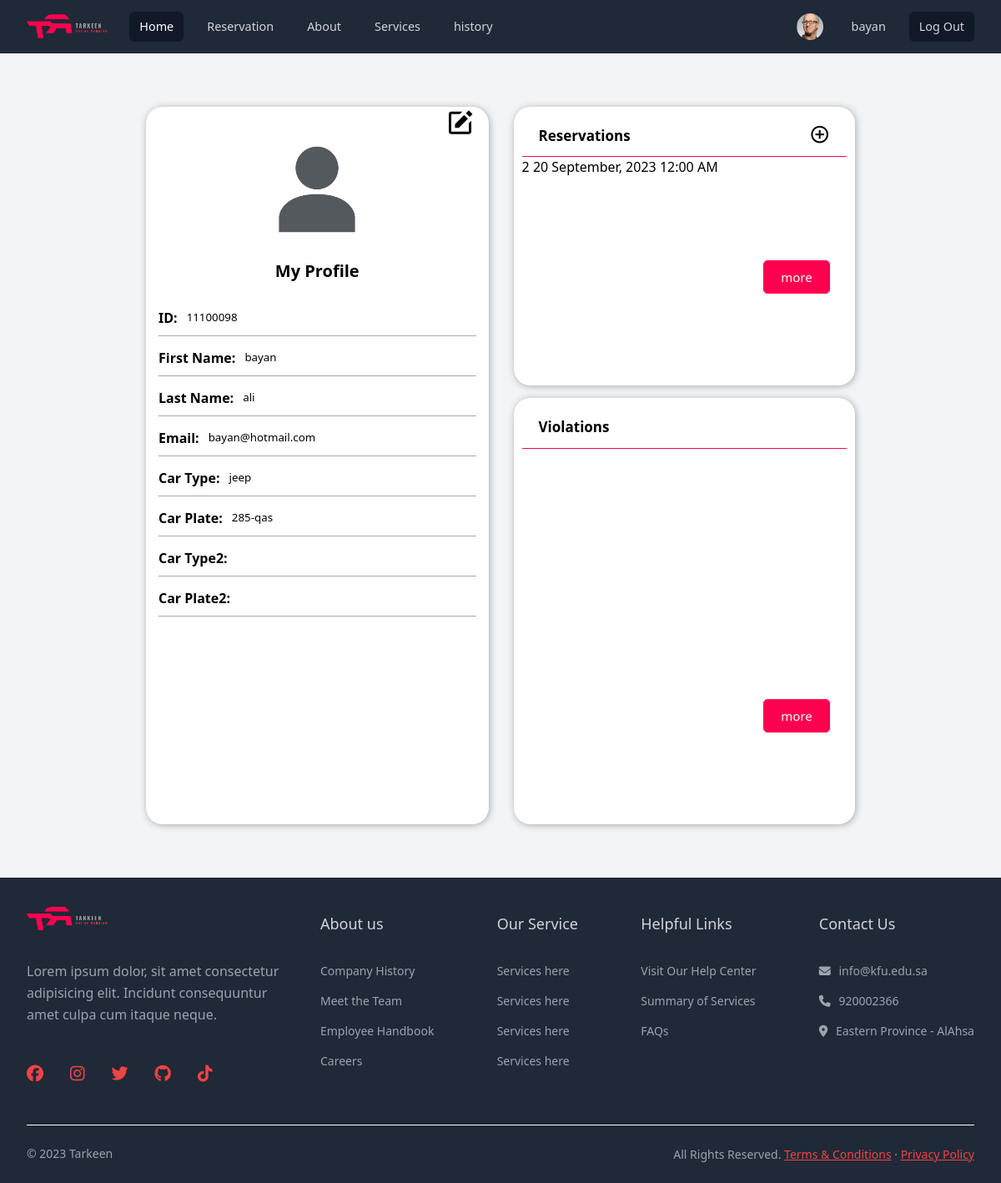
The app's page /home.php (signed in), older data.
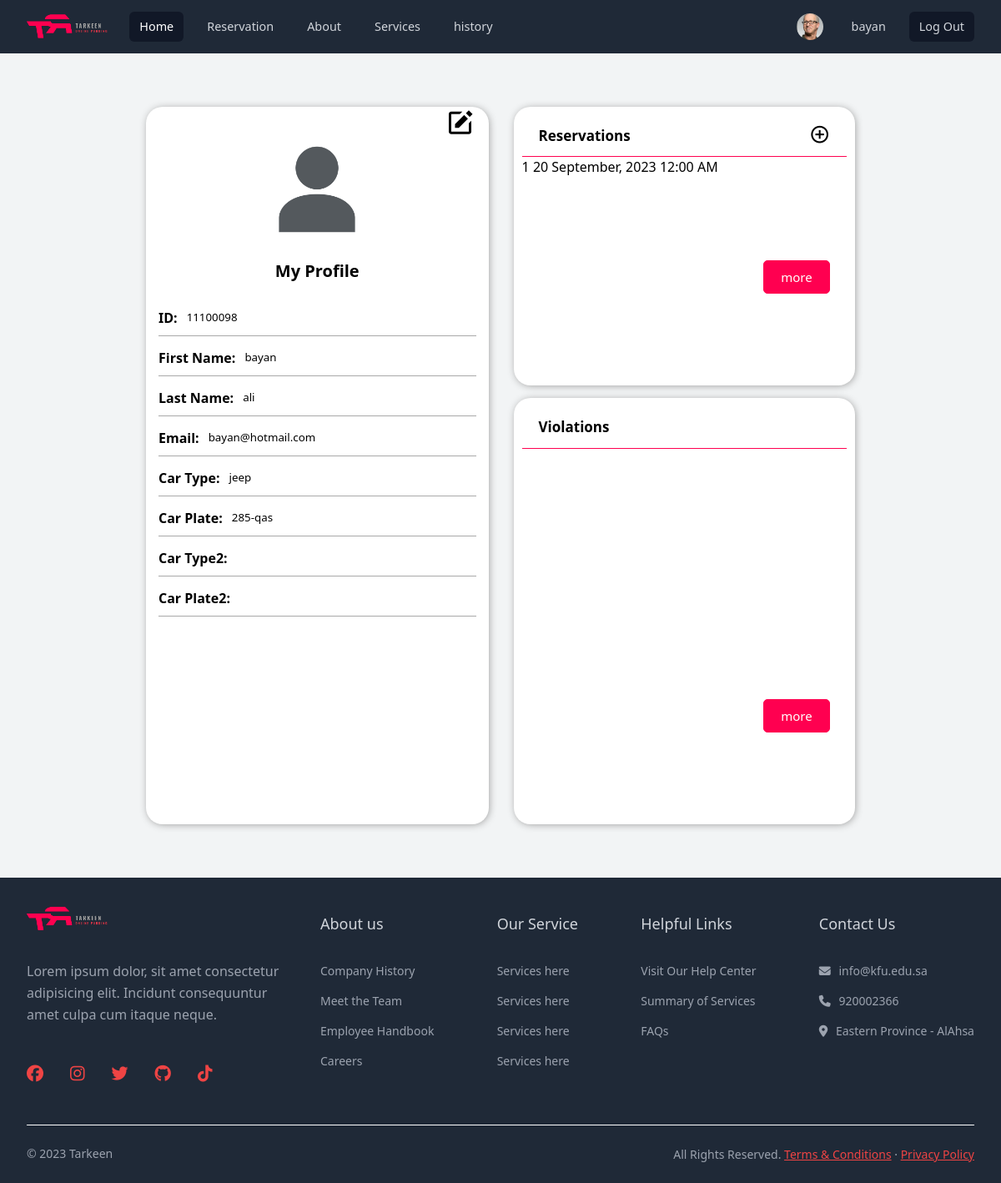
The same page, newer data.
### tables this page shows
CREATE TABLE Users
(
    user_id            int(128) NOT NULL,
    first_name         varchar(50)  NOT NULL,
    last_name          varchar(50)  NOT NULL,
    `password`         varchar(250) NOT NULL,
    email              varchar(250) NOT NULL,
    user_type_id       int (128) NOT NULL,
    reset_token        varchar(50),
    reset_token_expiry datetime,
    PRIMARY KEY
        (user_id),
    FOREIGN KEY
        (user_type_id) REFERENCES UserTypes
        (user_type_id)
);

CREATE TABLE Cars
(
    car_id    int(128) NOT NULL
        AUTO_INCREMENT,
    car_type  varchar(15) NOT NULL,
    car_plate varchar(15) NOT NULL,
    owner_id  int (128) NOT NULL,
    PRIMARY KEY
        (car_id),
    FOREIGN KEY
        (owner_id) REFERENCES Users
        (user_id),
    UNIQUE KEY `unique_car`
        (car_type, car_plate)
);

CREATE TABLE Reservation
(
    reservation_id       int(128) NOT NULL
        AUTO_INCREMENT,
    reservation_datetime datetime NOT NULL,
    extensions_count     int (10) DEFAULT 0,
    enter_datetime       datetime (6),
    exit_datetime        datetime (6),
    parking_id           int (128) NOT NULL,
    car_id               int (128) NOT NULL,
    reserver_id          int (128) NOT NULL,
    PRIMARY KEY
        (reservation_id),
    FOREIGN KEY
        (parking_id) REFERENCES ParkingSpots
        (parking_id),
    FOREIGN KEY
        (car_id) REFERENCES Cars
        (car_id),
    FOREIGN KEY
        (reserver_id) REFERENCES Users
        (user_id)
);

CREATE TABLE ParkingSpots
(
    parking_id     int(128) NOT NULL
        AUTO_INCREMENT,
    zone_number    varchar(10) NOT NULL,
    floor_number   int (10) NOT NULL,
    parking_number int (10) NOT NULL,
    PRIMARY KEY
        (parking_id)
);

### snippets/get_user.php (called while the page is built, shortened)
<?php
if (isset($_SESSION['user_id'])) {
    $user_id = $_SESSION['user_id'];
    $query = "SELECT * FROM users WHERE user_id = ?";
    $stmt = $connection->prepare($query);
    $stmt->bind_param("i", $user_id);
    $stmt->execute();
    $result = $stmt->get_result();
    $user = $result->fetch_assoc();
    $queryCars = "SELECT car_id, car_type, car_plate FROM cars WHERE owner_id = ?";
    $stmtCars = $connection->prepare($queryCars);
    $stmtCars->bind_param("i", $user_id);
    $stmtCars->execute();
    $resultCars = $stmtCars->get_result();
    $cars = array();
    while ($row = $resultCars->fetch_assoc()) {
        $cars[] = $row;
    }
    $user['cars'] = $cars;
    $reservationQuery = "SELECT reservation.reservation_id, reservation.reservation_datetime, reservation.extensions_count, parkingspots.parking_number
                        FROM `reservation`
                        JOIN `parkingspots` ON parkingspots.parking_id = reservation.parking_id
                        WHERE reservation.reserver_id = ?
                        ORDER BY reservation.reservation_datetime DESC";
    $stmtReservations = $connection->prepare($reservationQuery);
    $stmtReservations->bind_param("i", $user_id);
    $stmtReservations->execute();
    $resultReservations = $stmtReservations->get_result();
    $reservations = array();
    while ($row = $resultReservations->fetch_assoc()) {
        $reservations[] = $row;
    }
    $user['reservations'] = $reservations;
    $violations = array();
    $user['violations'] = $violations;
}

### snippets/base.php (called while the page is built, shortened)
<?php
include "database_connection.php";
include "get_user.php";

### home.php (the view, shortened to what the rows shown need)
<?php include "snippets/base.php" ?>
<!DOCTYPE html>
<html lang="en">
<head>
    <?php include "snippets/layout/head.php" ?>
    <link rel="stylesheet" href="/assets/css/profilestyle.css">
</head>
<body class="body">
<?php include "snippets/layout/header.php" ?>
<main>
    <div class="container-profile">
        <div class="left">
            <form action="" method="POST" id="user-form">
                <div class="fields">
                    <label for="">
                        <span>ID:</span>
                        <input type="text" name="user_id" value="<?= $user['user_id'] ?>" readonly>
                    </label>
                    <label for="">
                        <span>First Name:</span>
                        <input class="editable" type="text" name="first_name" value="<?= $user['first_name'] ?>"
                               readonly>
                    </label>
                    <label for="">
                        <span>Last Name:</span>
                        <input class="editable" type="text" name="last_name" value="<?= $user['last_name'] ?>" readonly>
                    </label>
                    <label for="">
                        <span>Email:</span>
                        <input class="editable" type="email" name="email" value="<?= $user['email'] ?>" readonly>
                    </label>
                    <?php if ($user["user_type_id"] == "1" || $user["user_type_id"] == "2"): ?>
                        <label for="">
                            <span>Car Type:</span>
                            <input class="editable" type="text" name="car_type1"
                                   value="<?= $user["cars"][0]['car_type'] ?? '' ?>" readonly>
                        </label>
                        <label for="">
                            <span>Car Plate:</span>
                            <input class="editable" type="text" name="car_plate1"
                                   value="<?= $user["cars"][0]['car_plate'] ?? '' ?>" readonly>
                        </label>
                        <label for="">
                            <span>Car Type2:</span>
                            <input class="editable" type="text" name="car_type2"
                                   value="<?= $user['cars'][1]['car_type'] ?? '' ?>"
                                   readonly>
                        </label>
                        <label for="">
                            <span>Car Plate2:</span>
                            <input class="editable" type="text" name="car_plate2"
                                   value="<?= $user['cars'][1]['car_plate'] ?? '' ?>"
                                   readonly>
                        </label>
                    <?php endif; ?>
                </div>
            </form>
        </div>
        <div class="right">
            <?php if ($user["user_type_id"] == "1" || $user["user_type_id"] == "2"): ?>
                <div class="violation">
                    <ul class="reservations-list">
                        <?php
                        if (count($user['reservations']) > 0) {
                            $displayedReservations = 0;
                            foreach ($user['reservations'] as $reservation) {
                                if ($displayedReservations < 3) {
                                    ?>
                                    <a href="/reservations/show.php?reservation_id=<?= $reservation['reservation_id'] ?>"
                                       class="link">
                                        <li>
                                            <span><?= $reservation['parking_number'] ?></span>
                                            <span><?= date('d F, Y h:i A', strtotime($reservation['reservation_datetime'])) ?></span>
                                        </li>
                                    </a>
                                    <?php
                                    $displayedReservations++;
                                } else {
                                    break;
                                }
                            }
                        }
                        ?>
                    </ul>
                </div>
            <?php endif; ?>
        </div>
    </div>
</main>
</body>
</html>

### snippets/layout/header.php (shortened to what the rows shown need)
<nav>
    <div class="nav-cont">
    <ul class="menu">
        <?php if (isset($user)): ?>
        <li class="item av">
            <div class="img-ava">
            <div class="avatar-img">
                <img src="../assets/img/avatar.png" alt="user-image" width="100%" height="auto">
            </div>
            </div>
        </li>
            <li class="item button secondary"><a href="/profile.php"><?php echo $user['first_name']; ?></a></li>
            <li class="item button"><a href="/auth/logout.php">Log Out</a></li>
        <?php else: ?>
            <li class="item button"><a href="/auth/login.php">Log In</a></li>
        <?php endif; ?>
    </ul>
    </div>
</nav>

Row changes from the older to the newer data that the page shows:
changed through a linked row, reservation: parking.parking_number "2" → "1"
